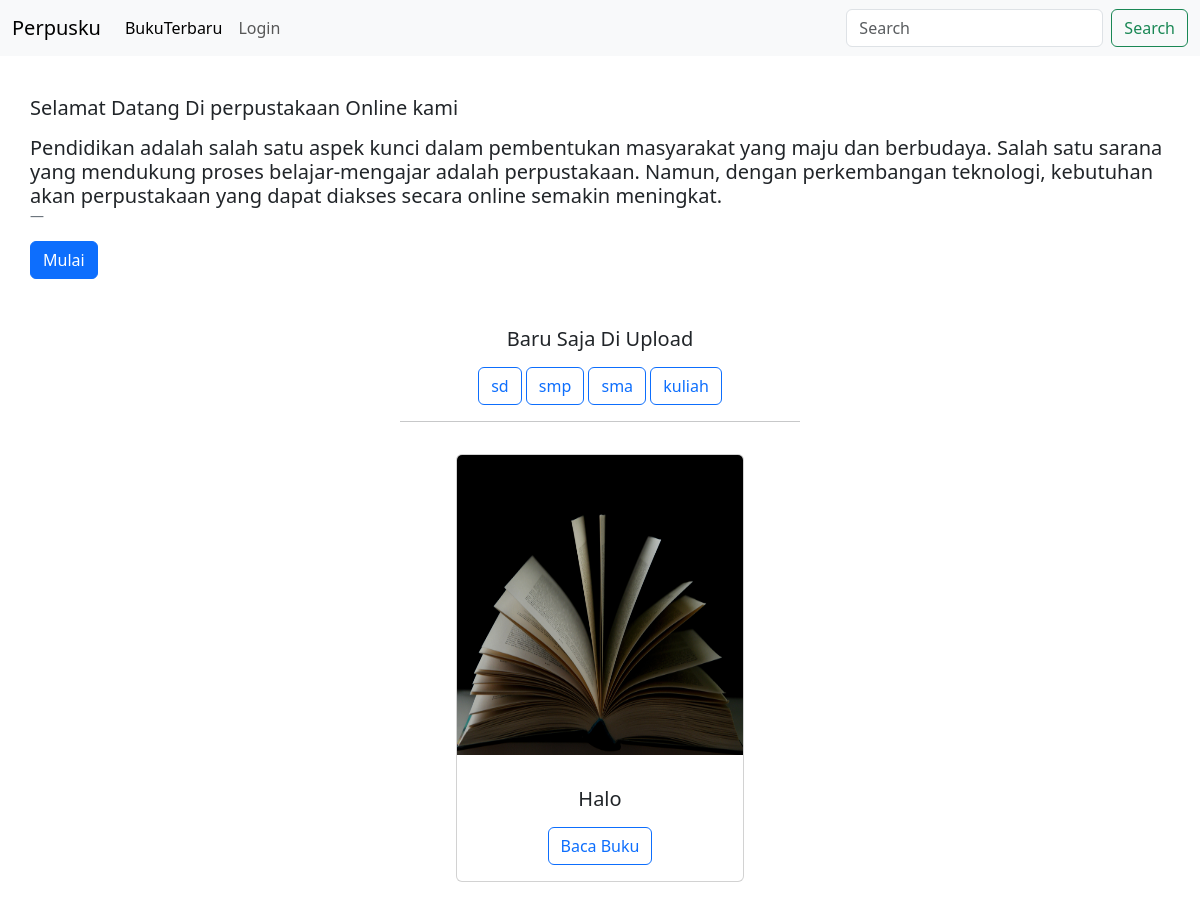
Before: / with the older database file.
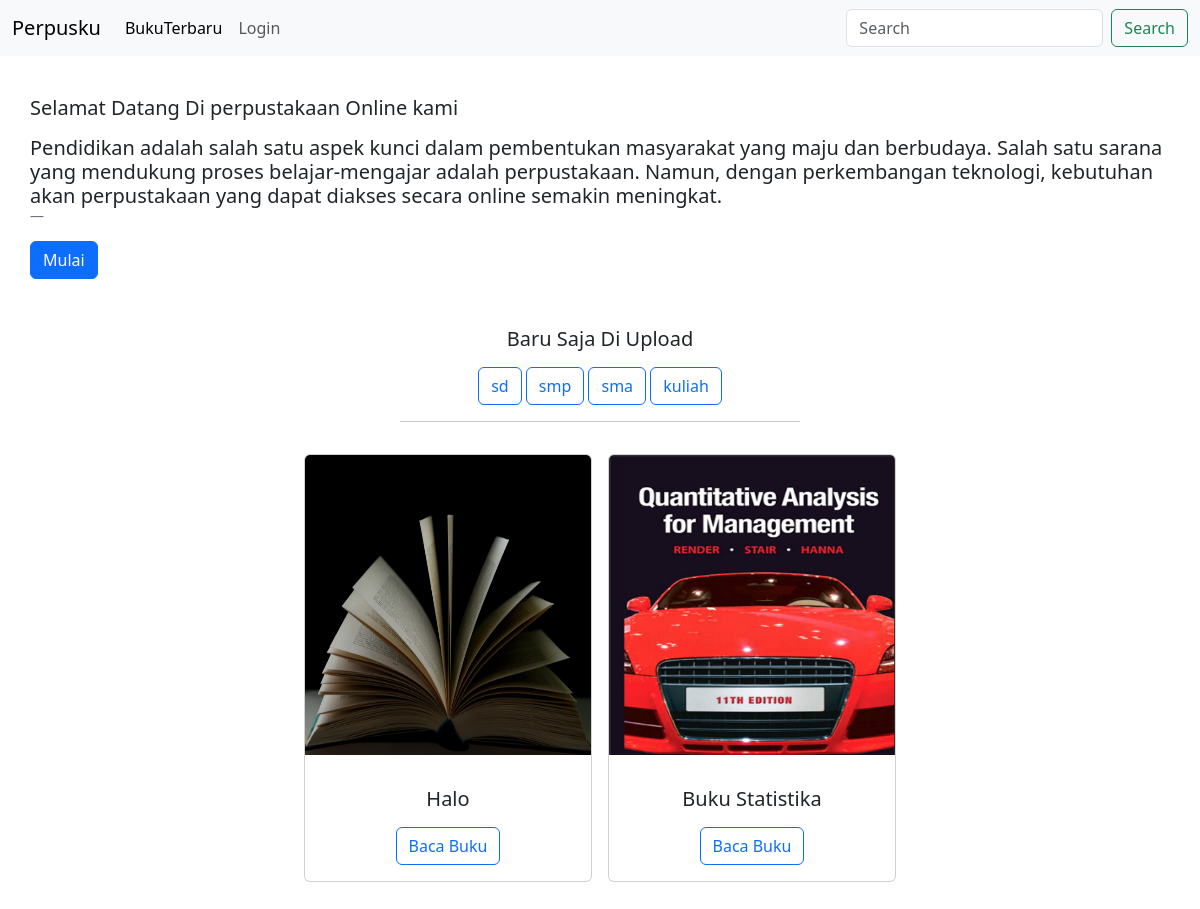
After: the same page with the newer database file.
### tables this page shows
CREATE TABLE "tagar" (
	"id_tagar"	INTEGER,
	"nama_tagar"	TEXT,
	PRIMARY KEY("id_tagar" AUTOINCREMENT)
);

CREATE TABLE "terbaru" (
	"id"	INTEGER,
	"judul"	TEXT,
	"kategori"	TEXT,
	"deskripsi"	TEXT,
	"pdf"	TEXT,
	"sampul"	TEXT,
	PRIMARY KEY("id" AUTOINCREMENT)
);

### index.py (the view)
@app.route('/', methods = ['GET', 'POST'])
def index():
	cur = conn.cursor()
	data = cur.execute('select * from terbaru').fetchall()
	a = tagar().fetchA()
	if request.method == 'GET':
		print(a)
		return render_template('index.html', data=data,	a=a)
	elif request.method == 'POST':
		search = cur.execute('select * from terbaru where LOWER(judul)=LOWER("{}")'.format(request.form.get('ok'))).fetchall()
		if(search):
			return render_template('cari.html', hebat=search)
		else:
			return render_template('notfound.html')

### konsepOOP.py (called while the page is built)
	def fetchA(self):
		data = self.conn.execute('select * from tagar').fetchall()
		self.conn.close()
		return data

### templates/index.html (shortened to what this page needs)
<!DOCTYPE html>
<html lang="en">
  <head>
    <link
      href="https://cdn.jsdelivr.net/npm/bootstrap@5.3.2/dist/css/bootstrap.min.css"
      rel="stylesheet"
    />
  </head>
  <body>
    <nav class="navbar navbar-expand-lg bg-body-tertiary fixed-top">
      <div class="container-fluid">
        <a class="navbar-brand" href="#">Perpusku</a>
        <div class="collapse navbar-collapse" id="navbarSupportedContent">
          <ul class="navbar-nav me-auto mb-2 mb-lg-0">
            <li class="nav-item">
              <a class="nav-link active" aria-current="page" href="#panini">BukuTerbaru</a>
            </li>
            <li class="nav-item">
              <a class="nav-link" href="{{ url_for('login') }}">Login</a>
            </li>
          </ul>
          <form class="d-flex" role="search" method="post">
            <input
              class="form-control me-2"
              type="search"
              placeholder="Search"
              aria-label="Search"
              name='ok'
            />
            <button class="btn btn-outline-success" type="submit">
              Search
            </button>
          </form>
        </div>
      </div>
    </nav>
    <br />
    <br />
    <br />
    <br />
    <div class="container p-lg-0 justify-content-xxl-center">
      <h1 class="blockquote">Selamat Datang Di perpustakaan Online kami</h1>
      <h2 class="blockquote">
        Pendidikan adalah salah satu aspek kunci dalam pembentukan masyarakat yang maju dan berbudaya. Salah satu sarana yang mendukung proses belajar-mengajar adalah perpustakaan. Namun, dengan perkembangan teknologi, kebutuhan akan perpustakaan yang dapat diakses secara online semakin meningkat.
      </h2>
      <h2 class="blockquote-footer"></h2>
      <input class="btn btn-primary" type="submit" value="Mulai" />
    </div>
    <br />
    <br />
    <div class="container text-center">
      <h2 class="blockquote">Baru Saja Di Upload</h2>
    </div>
    <div
      class="container d-flex g column-gap-3 row-gap-3 flex-wrap justify-content-center panini"
    >
      <div class="container text-center">
      	{% for i in a %}
        <button type="button" class="btn btn-outline-primary">{{ i[1] }}</button>
        {% endfor %}
        <center>
          <hr style="width: 50vh" />
        </center>
      </div>
      {% for i in data %}
      <div class="card" style="width: 18rem">
        <img src="static/img/{{ i[5] }}" class="card-img-top" alt="gambar" height="300" />
        <div class="card-body mx-auto text-center">
          <p class="card-text">
          	<h5 class="text-center"> {{ i[1] }} </h5>
          </p>
          <button type="button" class="btn btn-outline-primary"><a class="text-decoration-none" href='{{ url_for("baca", keren=i[0] ) }}'> Baca Buku</a></button>
        </div>
      </div>
      {% endfor %}
    </div>
    <br />
    <br />
    <br />
  </body>
</html>

Changed rows visible on the page:
added terbaru: sampul (picture), judul "Buku Statistika"
